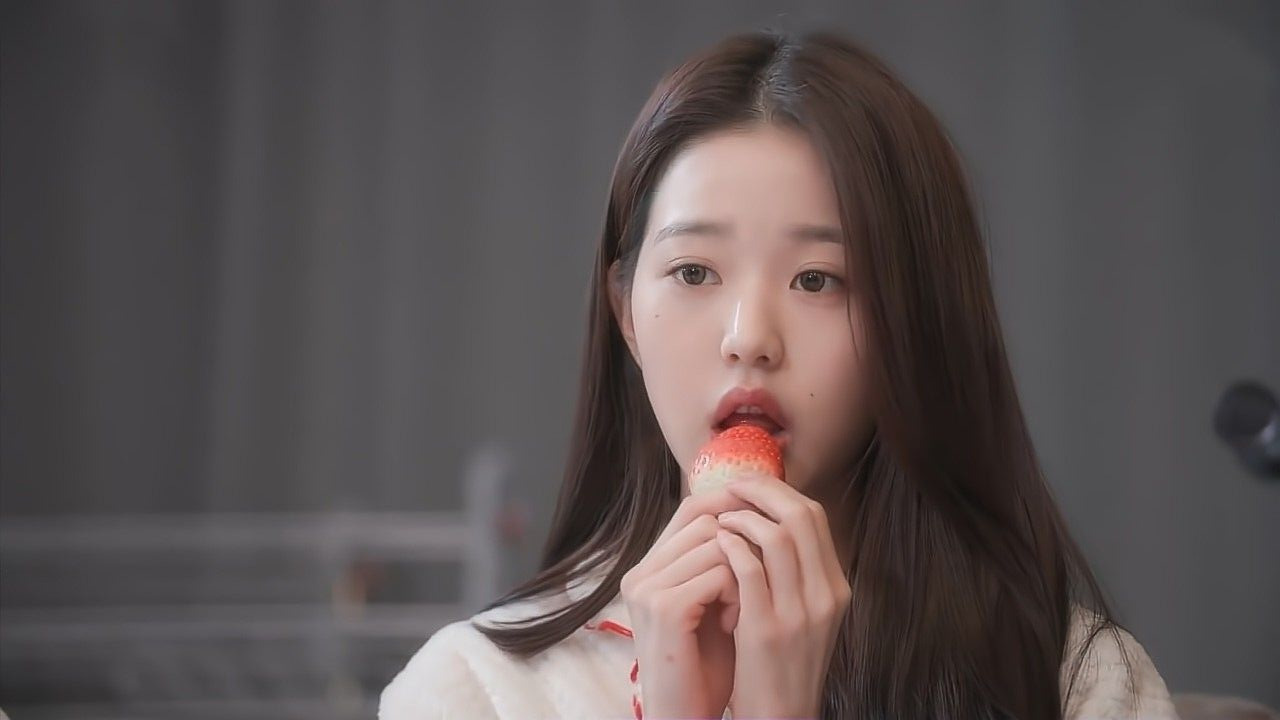
#> input picture wony.jpg, 1280 x 720 px, found by its file name
$ jupyter execute 412024030_DAVIDSON_TUGAS_MINGGU_01.ipynb
#> lines starting #> are read from the running program, lines starting #| are printed output that depends on the picture; after the words box and inside, x2 and y2 are one past the last pixel; in counts of white or black regions, pixels touching at a corner belong together
# Import

[cell 1]
import cv2
import numpy as np
import matplotlib.pyplot as plt
from google.colab.patches import cv2_imshow # just to make sure

# No 1 dan 5

[cell 2]
image_bgr = cv2.imread('wony.jpg')
#> image_bgr is the input picture: shape (720, 1280, 3); mean B, G, R 81.8, 81.8, 90.5
b, g, r = cv2.split(image_bgr) # dipisahin channel warna nya dalam urutan BGR
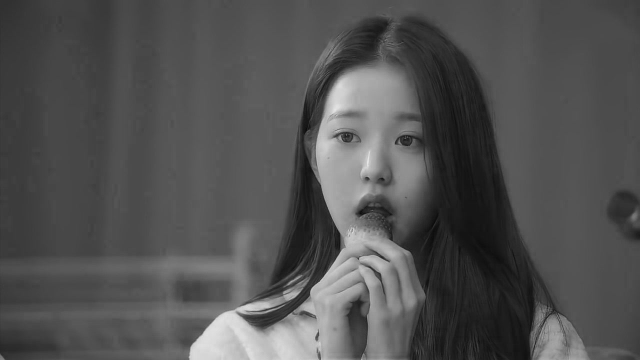
#> b: shape (720, 1280) (shown at 1/2 size); min 3, max 241, mean 81.8
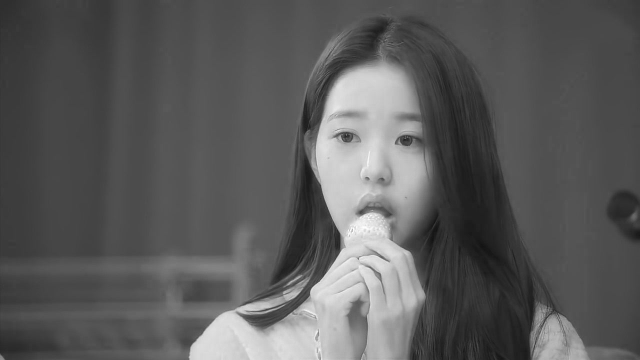
#> r: shape (720, 1280) (shown at 1/2 size); min 16, max 255, mean 90.5
gray = (0.299 * r) + (0.587 * g) + (0.114 * b) # penggunaan rumus Luminance

# No 2

[cell 3]
# informasi gambar sebelum dan sesudah di convert
h, w, c = image_bgr.shape

print(f"Bentuk Matriks (H, W, C): {image_bgr.shape}")
#| Bentuk Matriks (H, W, C): (720, 1280, 3)
print(f"Resolusi Spasial (W x H): {w} x {h} pixel")
#| Resolusi Spasial (W x H): 1280 x 720 pixel
print(f"Total Pixel: {h * w} pixel")
#| Total Pixel: 921600 pixel
print(f"Total Nilai (3 channel): {h * w * c}")
#| Total Nilai (3 channel): 2764800
print(f"Tipe Data: {image_bgr.dtype}")
#| Tipe Data: uint8
print(f"Nilai Min: {image_bgr.min()}, Max: {image_bgr.max()}")
#| Nilai Min: 3, Max: 255

[cell 4]
# 2. Slicing Channel RGB
img_rgb = cv2.cvtColor(image_bgr, cv2.COLOR_BGR2RGB)

R = img_rgb[:, :, 0]
G = img_rgb[:, :, 1]
B = img_rgb[:, :, 2]

print(f"Rata-rata intensitas Channel R: {R.mean():.2f}")
#| Rata-rata intensitas Channel R: 90.52
print(f"Rata-rata intensitas Channel G: {G.mean():.2f}")
#| Rata-rata intensitas Channel G: 81.83
print(f"Rata-rata intensitas Channel B: {B.mean():.2f}")
#| Rata-rata intensitas Channel B: 81.82

# No 3

[cell 5]
def quantize(img, bits):
#> called with bits = 8
  levels = 2 ** bits
  step = 256 / levels
  return (np.floor(img / step) * (255 / (levels - 1))).astype(np.uint8)

[cell 6]
q8 = quantize(gray, 8)
q7 = quantize(gray, 7)
q6 = quantize(gray, 6)
q5 = quantize(gray, 5)
q4 = quantize(gray, 4)
q3 = quantize(gray, 3)
q2 = quantize(gray, 2)
#> in quantize (call 7), `return (np.floor(img / step) * (255 / (levels - 1))).astype(np.uint8)`:
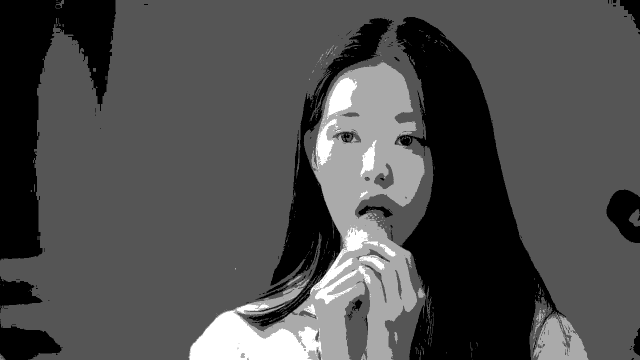
#> returned value: shape (720, 1280) (shown at 1/2 size); min 0, max 255, mean 77.4
q1 = quantize(gray, 1) # Biner
#> in quantize (call 8), `return (np.floor(img / step) * (255 / (levels - 1))).astype(np.uint8)`:
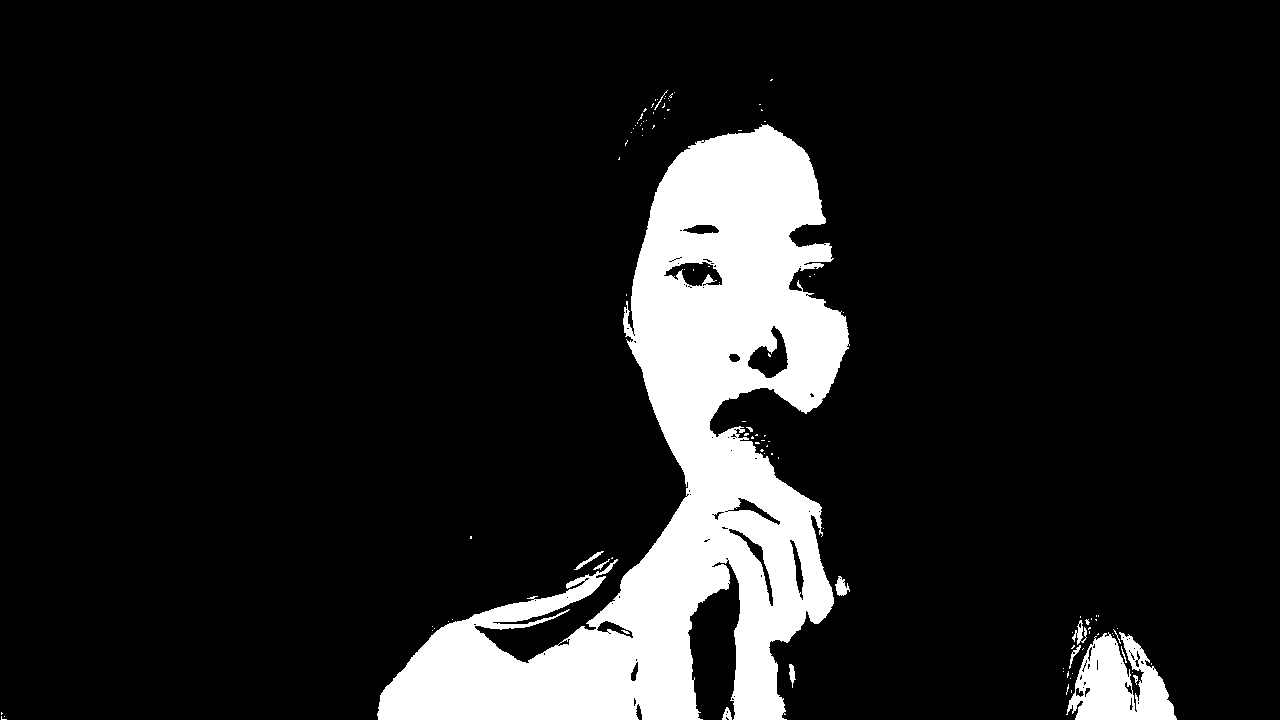
#> returned value: shape (720, 1280); 12.1% white; 105 white regions (93 under 20 px), largest, box (x1, y1, x2, y2) and area: (377, 124, 850, 720) 104727, (1066, 632, 1177, 720) 5869, (835, 576, 850, 596) 174

# No 4

[cell 7]
# 4. Simulasi Downsampling Spasial (Resolusi Spasial)
h, w = gray.shape

# versi dengan pre-filter (INTER_LINEAR merata-ratakan piksel = anti aliasing)
downsampled = cv2.resize(gray, (w // 8, h // 8), interpolation=cv2.INTER_LINEAR)
pixelated = cv2.resize(downsampled, (w, h), interpolation=cv2.INTER_NEAREST)

# versi tanpa pre-filter (piksel diambil langsung, tetangganya dibuang = aliasing)
downsampled_nn = cv2.resize(gray, (w // 8, h // 8), interpolation=cv2.INTER_NEAREST)
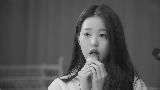
#> downsampled_nn: shape (90, 160) float64; min 13.08, max 236.9, mean 84.2
aliased = cv2.resize(downsampled_nn, (w, h), interpolation=cv2.INTER_NEAREST)

[cell 8]
# 3. Perbandingan Kuantisasi Intensitas 8 -> 1 bit
fig, axs = plt.subplots(2, 4, figsize=(16, 8))
fig.suptitle('Perbandingan Kuantisasi Intensitas 8 sampai 1 bit', fontsize=14, fontweight='bold')

axs[0, 0].imshow(q8, cmap='gray', vmin=0, vmax=255); axs[0, 0].set_title('8-bit (256 Level)')
axs[0, 1].imshow(q7, cmap='gray', vmin=0, vmax=255); axs[0, 1].set_title('7-bit (128 Level)')
axs[0, 2].imshow(q6, cmap='gray', vmin=0, vmax=255); axs[0, 2].set_title('6-bit (64 Level)')
axs[0, 3].imshow(q5, cmap='gray', vmin=0, vmax=255); axs[0, 3].set_title('5-bit (32 Level)')

axs[1, 0].imshow(q4, cmap='gray', vmin=0, vmax=255); axs[1, 0].set_title('4-bit (16 Level)')
axs[1, 1].imshow(q3, cmap='gray', vmin=0, vmax=255); axs[1, 1].set_title('3-bit (8 Level)')
axs[1, 2].imshow(q2, cmap='gray', vmin=0, vmax=255); axs[1, 2].set_title('2-bit (4 Level)')
axs[1, 3].imshow(q1, cmap='gray', vmin=0, vmax=255); axs[1, 3].set_title('1-bit (2 Level / Biner)')

for ax in axs.ravel(): ax.axis('off')
plt.tight_layout()
plt.savefig('hasil_kuantisasi_8bit_ke_1bit.png', dpi=200)
plt.show()

[cell 9]
citra = [q8, q7, q6, q5, q4, q3, q2, q1]
label = [8, 7, 6, 5, 4, 3, 2, 1]

# Bukti kuantitatif: seberapa besar lompatan antar level
print("Bit | Level | Jarak Antar Level (0-255) | Kontras per Step")
print("-" * 58)
for bits in label:
    levels = 2 ** bits
    step = 255 / (levels - 1)
    print(f"{bits:^3} | {levels:^5} | {step:^25.2f} | {step/255*100:5.2f} %")

# Bukti visual: profil intensitas satu baris menjadi gradasi halus berubah jadi tangga
baris = gray.shape[0] // 2   # ganti angka ini ke baris yang melewati area halus

fig, axs = plt.subplots(2, 4, figsize=(16, 6), sharey=True)
fig.suptitle(f'Profil Intensitas Baris ke-{baris} (efek tangga = False Contouring)',
             fontsize=14, fontweight='bold')

for ax, img, bits in zip(axs.ravel(), citra, label):
    ax.plot(img[baris, :], linewidth=0.8)
    ax.set_title(f'{bits}-bit ({2**bits} level)', fontsize=10)
    ax.set_ylim(0, 255)
#> this loop made 8 passes
#> bits on passes 1 to 8: 8, 7, 6, 5, 4, 3, 2, 1

plt.tight_layout()
plt.show()
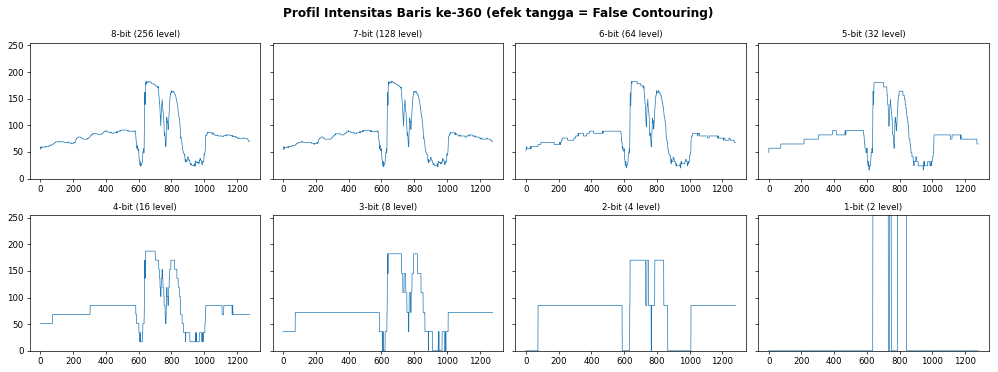
#> figure drawn by matplotlib, 8 panels; panel 1: curve peaks at x = 645, y = 183; panel 5: curve peaks at x = 642, y = 187

### 3. Perbandingan Kuantisasi Intensitas 8 bit ke 1 bit

Semua hasil kuantisasi tadi (q8 sampai q1) saya tampilkan dalam satu figure 2 x 4
biar bisa dibandingkan sekaligus.

Catatan waktu menampilkan: vmin=0 dan vmax=255 harus ditulis. Kalau tidak,
matplotlib otomatis menormalisasi ke rentang min-max tiap citra, jadi citra 1 bit
pun tetap terlihat normal dan perbandingannya jadi tidak adil.

Analisis hasil:

Dari 8 bit sampai 6 bit hampir tidak ada bedanya. Wajar, karena jarak antar
levelnya masih kecil (di 6 bit cuma 4), masih di bawah batas mata bisa
membedakannya.

Mulai 5 dan 4 bit baru kelihatan. Gradasi halus di latar belakang dan kulit pecah
jadi bidang-bidang datar bertingkat. Ini yang disebut kontur palsu, muncul karena
nilai-nilai yang berdekatan dipaksa dibulatkan ke level yang sama.

Di 3 dan 2 bit sudah seperti poster. Tekstur rambut dan bayangan di wajah hilang,
tinggal blok besar hitam, abu-abu, dan putih.

Di 1 bit tinggal siluet. Bentuk orangnya masih kebaca, tapi gradasinya hilang
total karena cuma tersisa dua nilai.

Kesimpulan:

Makin kecil bit, makin hemat penyimpanan tapi makin banyak informasi intensitas
yang hilang. Untuk citra ini 6 bit masih aman, di bawah 5 bit penurunannya sudah
jelas terlihat.

[cell 10]
# Visualisasi Matplotlib
fig, axs = plt.subplots(2, 4, figsize=(16, 8))
fig.suptitle('Praktikum Minggu 1: Dasar Citra, Kuantisasi & Sampling', fontsize=14, fontweight='bold')

axs[0, 0].imshow(img_rgb); axs[0, 0].set_title('Original RGB')
axs[0, 1].imshow(R, cmap='Reds', vmin=0, vmax=255); axs[0, 1].set_title('Channel Red')
axs[0, 2].imshow(G, cmap='Greens', vmin=0, vmax=255); axs[0, 2].set_title('Channel Green')
axs[0, 3].imshow(B, cmap='Blues', vmin=0, vmax=255); axs[0, 3].set_title('Channel Blue')

axs[1, 0].imshow(q8, cmap='gray', vmin=0, vmax=255); axs[1, 0].set_title('8-bit (256 Level)')
axs[1, 1].imshow(q4, cmap='gray', vmin=0, vmax=255); axs[1, 1].set_title('4-bit (16 Level)')
axs[1, 2].imshow(q2, cmap='gray', vmin=0, vmax=255); axs[1, 2].set_title('2-bit (4 Level)')
axs[1, 3].imshow(pixelated, cmap='gray', vmin=0, vmax=255); axs[1, 3].set_title('Downsampled 1/8x (Aliasing)')

for ax in axs.ravel(): ax.axis('off')
plt.tight_layout()
plt.savefig('hasil_praktikum_minggu_1.png', dpi=200)
print("Grafik disimpan: hasil_praktikum_minggu_1.png")
plt.show()

$ run again, with image/00.jpg copied over wony.jpg
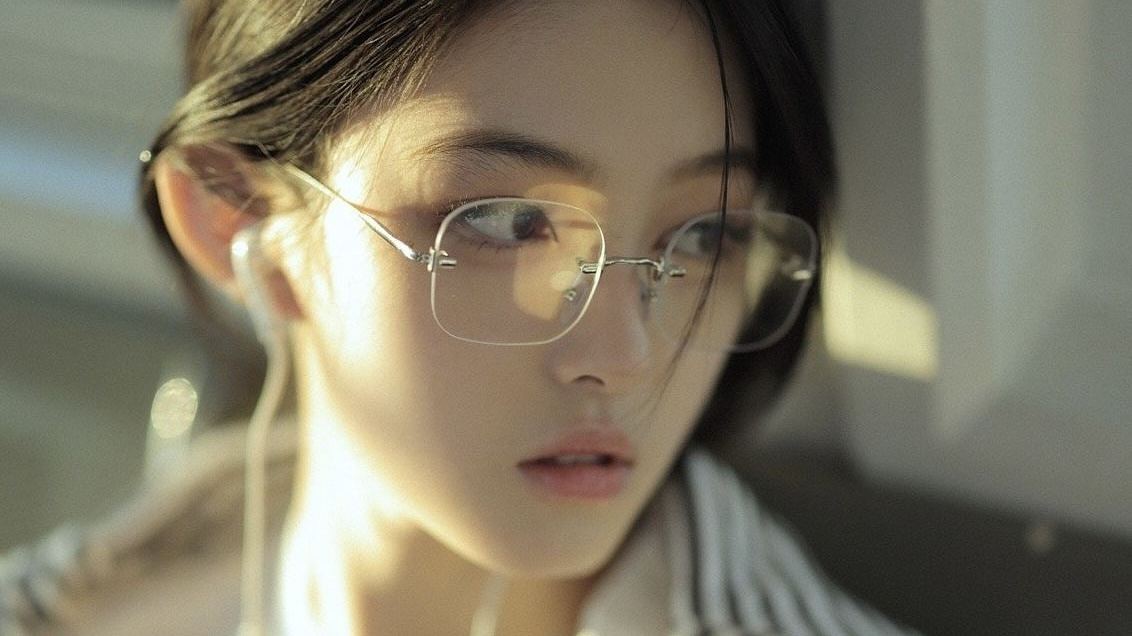
#> input picture image/00.jpg, 1132 x 636 px, found by its file name
#> image_bgr is the input picture: shape (636, 1132, 3); mean B, G, R 102, 120.9, 126.8
#| Bentuk Matriks (H, W, C): (636, 1132, 3)
#| Resolusi Spasial (W x H): 1132 x 636 pixel
#| Total Pixel: 719952 pixel
#| Total Nilai (3 channel): 2159856
#| Tipe Data: uint8
#| Nilai Min: 0, Max: 255
#| Rata-rata intensitas Channel R: 126.78
#| Rata-rata intensitas Channel G: 120.89
#| Rata-rata intensitas Channel B: 102.00
#> in quantize (call 8), `return (np.floor(img / step) * (255 / (levels - 1))).astype(np.uint8)`:
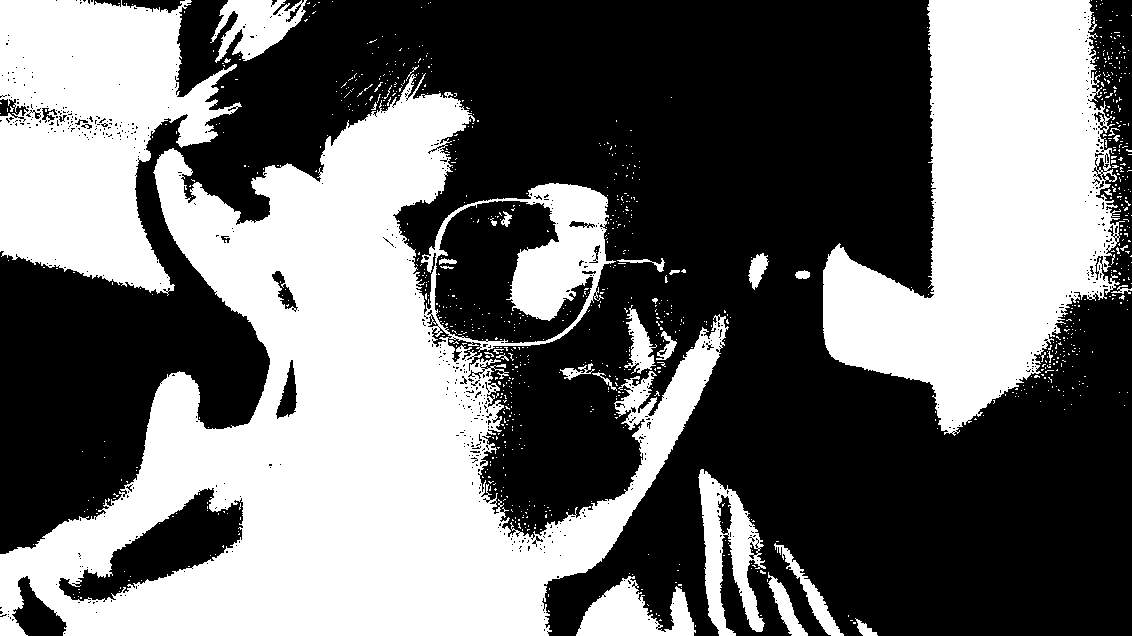
#> returned value: shape (636, 1132); 43% white; 999 white regions (965 under 20 px), largest, box (x1, y1, x2, y2) and area: (0, 73, 729, 636) 171181, (823, 0, 1125, 436) 73662, (0, 0, 242, 296) 44857
#> `downsampled_nn = cv2.resize(gray, (w // 8, h // 8), interpolation=cv2...`:
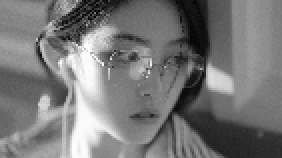
#> downsampled_nn: shape (79, 141) float64 (shown 2 times larger); min 4.46, max 253.5, mean 120.3
#> the loop `for ax, img, bits in zip(axs.ravel(), citra, label):` made 8 passes
#> bits on passes 1 to 8: 8, 7, 6, 5, 4, 3, 2, 1

$ run again, with image/01.jpg copied over wony.jpg
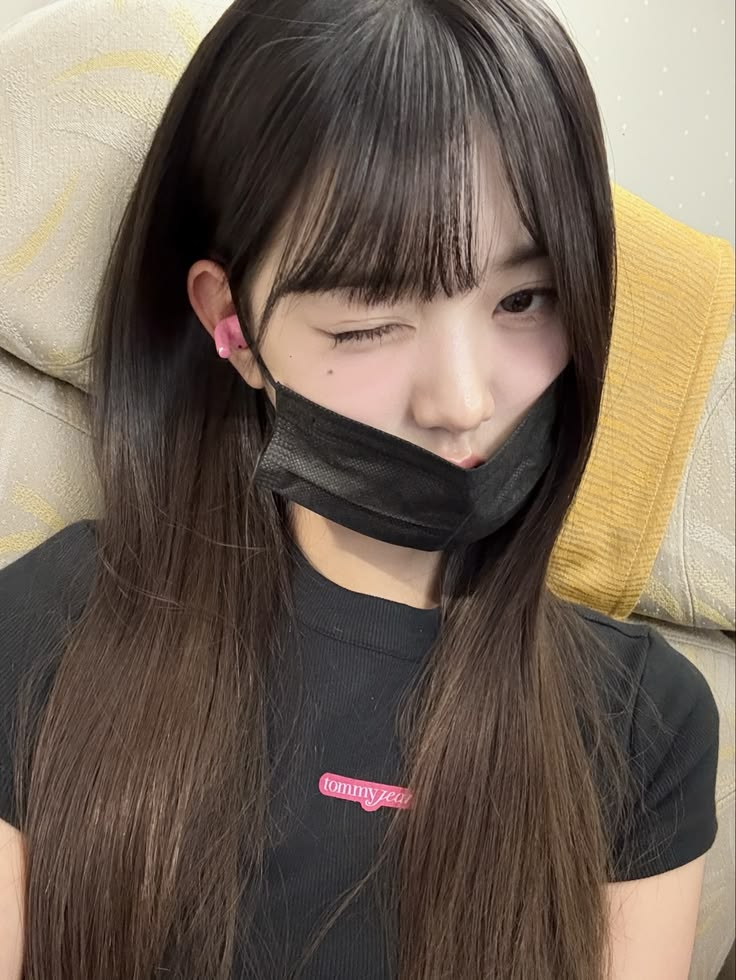
#> input picture image/01.jpg, 736 x 980 px, found by its file name
#> image_bgr is the input picture: shape (980, 736, 3); mean B, G, R 87, 100.1, 114.4
#| Bentuk Matriks (H, W, C): (980, 736, 3)
#| Resolusi Spasial (W x H): 736 x 980 pixel
#| Total Pixel: 721280 pixel
#| Total Nilai (3 channel): 2163840
#| Tipe Data: uint8
#| Nilai Min: 0, Max: 255
#| Rata-rata intensitas Channel R: 114.43
#| Rata-rata intensitas Channel G: 100.11
#| Rata-rata intensitas Channel B: 87.03
#> in quantize (call 8), `return (np.floor(img / step) * (255 / (levels - 1))).astype(np.uint8)`:
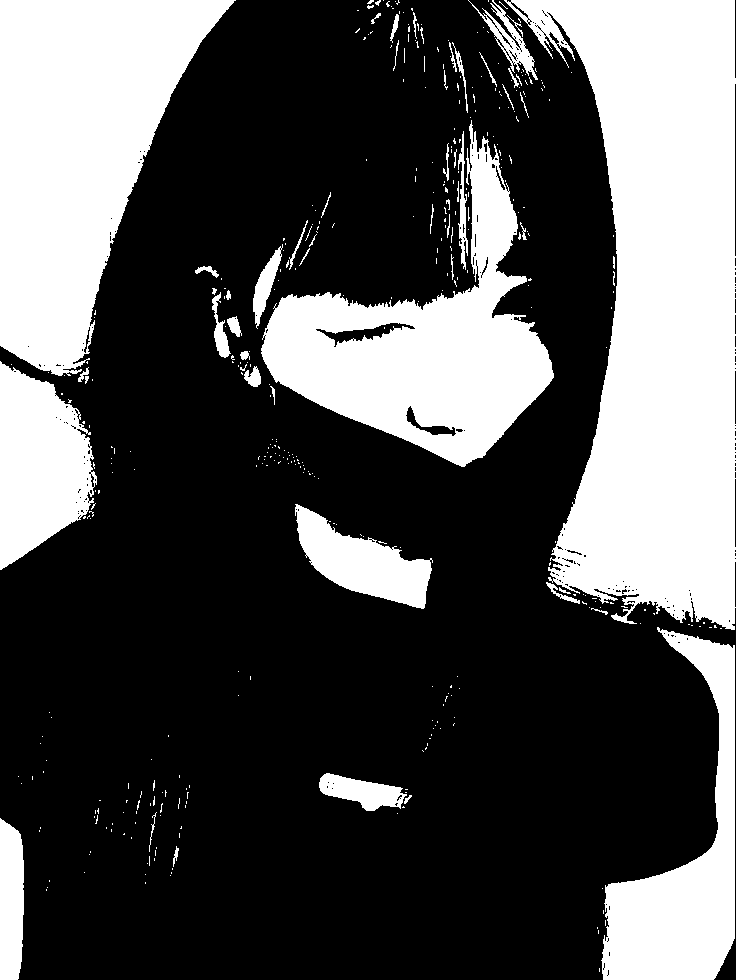
#> returned value: shape (980, 736); 32% white; 413 white regions (359 under 20 px), largest, box (x1, y1, x2, y2) and area: (504, 0, 736, 630) 88284, (0, 0, 236, 376) 51614, (261, 120, 554, 467) 38569
#> `aliased = cv2.resize(downsampled_nn, (w, h), interpolation=cv2.INTER_N..`:
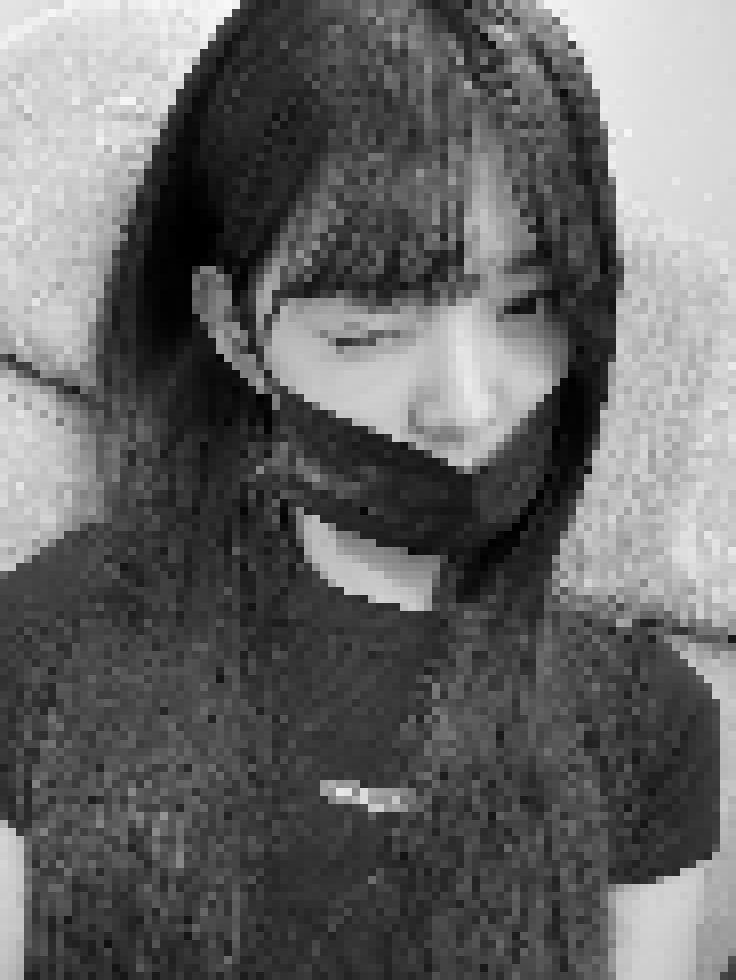
#> aliased: shape (980, 736) float64; min 0, max 248.8, mean 103.2
#> the loop `for ax, img, bits in zip(axs.ravel(), citra, label):` made 8 passes
#> bits on passes 1 to 8: 8, 7, 6, 5, 4, 3, 2, 1
